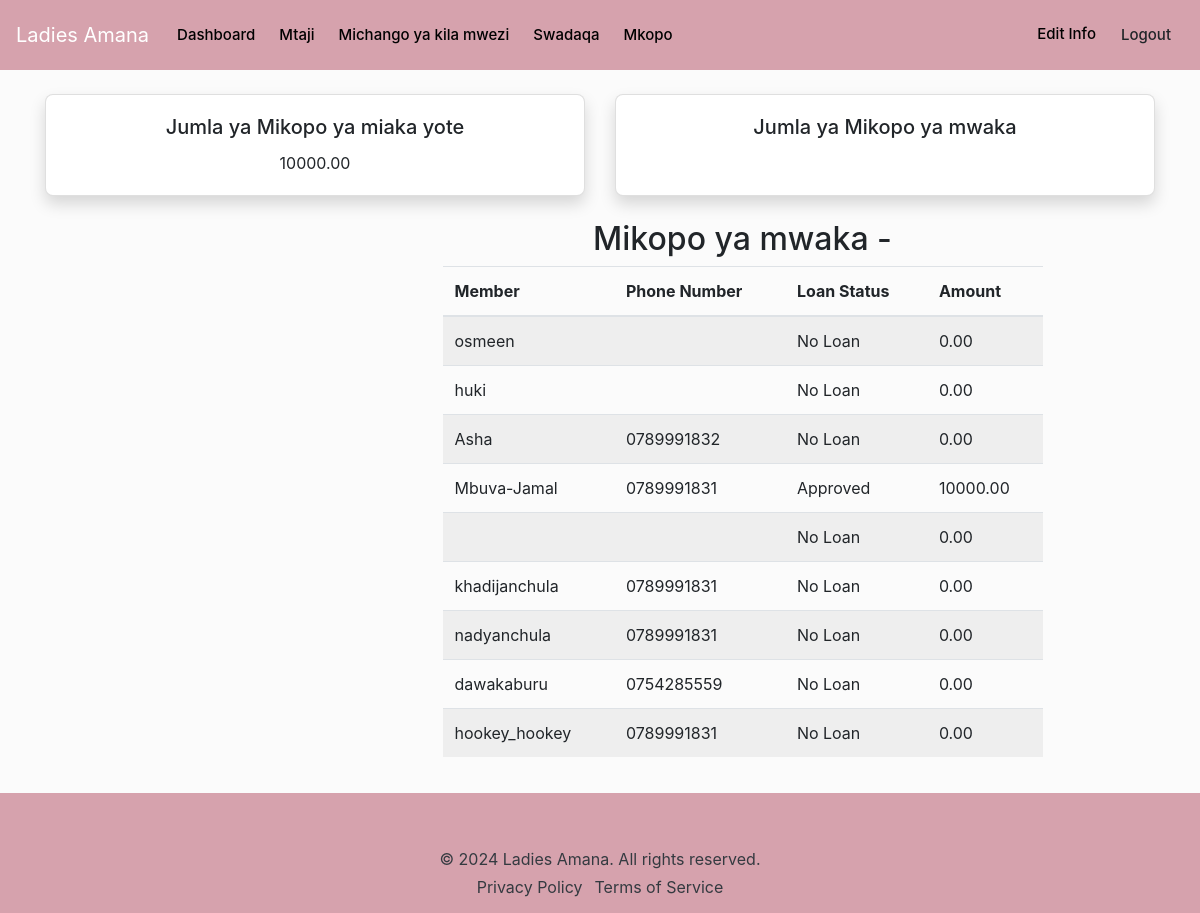
Page /adminApp/members-loans/ (signed in) on the committed database.
### loginApp/models.py (models this page shows, shortened)
class Profile(models.Model):
    user = models.OneToOneField(User, on_delete=models.CASCADE)
    phone_number = models.CharField(max_length=10)
    first_name = models.CharField(max_length=30, null=True, blank=True)
    last_name = models.CharField(max_length=30, null=True, blank=True)
    nida = models.CharField(max_length=20, null=True, blank=True)
    birth_date = models.DateField(null=True, blank=True)
    gender = models.CharField(max_length=10, null=True, blank=True)
    next_of_kin_first_name = models.CharField(max_length=30, null=True, blank=True)
    next_of_kin_last_name = models.CharField(max_length=30, null=True, blank=True)
    next_of_kin_phone_number = models.CharField(max_length=15, null=True, blank=True)

### mkopoApp/models.py (models this page shows, shortened)
class Loan(models.Model):
    user = models.ForeignKey(User, on_delete=models.CASCADE)
    amount = models.DecimalField(max_digits=10, decimal_places=2)
    date = models.DateField(default=date.today)
    status = models.CharField(max_length=10, choices=[
        ('Pending', 'Pending'),
        ('Approved', 'Approved'),
        ('Rejected', 'Rejected')
    ])

### adminApp/views.py (the view)
# urls.py: path('members-loans/', views.members_loans, name='members_loans'),
@login_required
def members_loans(request):
    members = User.objects.filter(is_staff=False, is_superuser=False).annotate(
        total_loan=Sum(
            Case(
                When(loan__status='Approved', then='loan__amount'),
                default=Value(0),
                output_field=DecimalField()
            )
        )
    )
    members_loans_info = []
    for member in members:
        loan = Loan.objects.filter(user=member, status='Approved').first()
        loan_status = 'No Loan' if loan is None else 'Approved'
        loan_amount = 0 if loan is None else loan.amount
        members_loans_info.append({
            'username': member.username,
            'phone_number': member.profile.phone_number,
            'loan_status': loan_status,
            'loan_amount': loan_amount
        })
    total_loans = Loan.objects.filter(status='Approved').aggregate(Sum('amount'))['amount__sum'] or 0
    context = {
        'members_loans_info': members_loans_info,
        'total_loans': total_loans,
    }
    return render(request, 'adminApp/members_loans.html', context)

### templates/adminApp/members_loans.html (shortened to what this page needs)
{% extends 'admin_base.html' %}
{% load static %}
{% block content %}
<div class="container mt-1">
    <div class="row">
        <div class="col-md-6 mb-4">
            <div class="card text-center shadow h-100">
                <div class="card-body d-flex flex-column">
                    <h5 class="card-title">Jumla ya Mikopo ya miaka yote</h5>
                    <p class="card-text">{{ total_loans|floatformat:2  }}</p>
                </div>
            </div>
        </div>
        <div class="col-md-6 mb-4">
            <div class="card text-center shadow h-100">
                <div class="card-body d-flex flex-column">
                    <h5 class="card-title">Jumla ya Mikopo ya mwaka {{ selected_year }}</h5>
                </div>
            </div>
        </div>
    </div>
    <div class="row">
        <div class="col-md-3">
        </div>
        <div class="col-md-9">
            <h2 class="text-center">Mikopo ya mwaka - {{ selected_year }}</h2>
            <div class="table-responsive">
                <table class="table table-striped">
                    <thead>
                        <tr>
                            <th>Member</th>
                            <th>Phone Number</th>
                            <th>Loan Status</th>
                            <th>Amount</th>
                        </tr>
                    </thead>
                    <tbody>
                        {% for member in members_loans_info %}
                        <tr>
                            <td>{{ member.username }}</td>
                            <td>{{ member.phone_number }}</td>
                            <td>{{ member.loan_status }}</td>
                            <td>{{ member.loan_amount|floatformat:2 }}</td>
                        </tr>
                        {% endfor %}
                    </tbody>
                </table>
            </div>
        </div>
    </div>
</div>
{% endblock %}

### templates/admin_base.html (style rules this page uses)
body { background-color: #fbfbfb; display: flex; min-height: 100vh; flex-direction: column; }

### rows in the picture
Profile: phone_number "0789991832"
Profile: phone_number "0789991831"
Loan: loan_amount "10000.00"
Profile: phone_number "0789991831"
Profile: phone_number "0789991831"
Profile: phone_number "0754285559"
Profile: phone_number "0789991831"

### other values in the picture
{{ total_loans|floatformat:2 }} "10000.00"
{{ member.username }} "osmeen" "huki" "Asha" "Mbuva-Jamal" "khadijanchula" "nadyanchula" "dawakaburu" "hookey_hookey"
{{ member.loan_status }} "No Loan" "No Loan" "No Loan" "Approved" "No Loan" "No Loan" "No Loan" "No Loan" "No Loan"
{{ member.loan_amount|floatformat:2 }} "0.00" "0.00" "0.00" "0.00" "0.00" "0.00" "0.00" "0.00"
